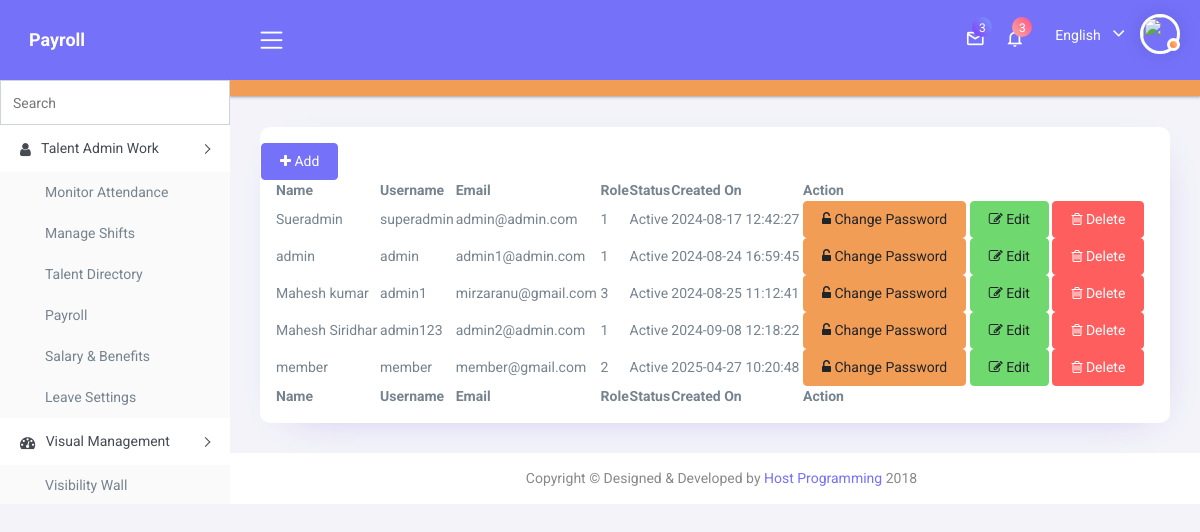
The app's page /modules/users/module_permission.php (signed in) with its own data.
### tables this page shows
CREATE TABLE `modules` (
  `id` int(11) NOT NULL,
  `menu` varchar(255) NOT NULL,
  `module` varchar(255) NOT NULL,
  `label` varchar(255) NOT NULL,
  `icon` varchar(255) NOT NULL,
  `sort` int(11) NOT NULL,
  `status` varchar(255) NOT NULL DEFAULT 'Active'
);

### modules/users/module_permission.php (the view, shortened to what this page needs)
<?php
$app_path= $_SERVER['DOCUMENT_ROOT'].'/payroll/';
include($app_path.'includes/top_header.php');
include($app_path.'includes/header.php');
include($app_path.'includes/sidebar.php');
?>
        <div class="content-body">
            <?php include($app_path.'includes/nav_bar.php');?>
            <div class="container-fluid mt-3">
              <div class="card p-3">
              <div class="row">
                <div>
                     <button type="button" class="btn btn-primary"  data-toggle="modal" data-target="#exampleModal"> <i class="fa fa-plus" aria-hidden="true"></i> Add</button>
                </div>
              </div>
       <table id="example" class="display" style="width:100%">
        <thead>
            <tr>
                <th>Name</th>
                <th>Username</th>
                <th>Email</th>
                <th>Role</th>
                <th>Status</th>
                <th>Created On</th>
                <th>Action</th>
            </tr>
        </thead>
        <tbody>
            <?php
              $sql= "select * from admin";
              $run= mysqli_query($conn,$sql);
              while($row=mysqli_fetch_array($run)) {
            ?>
            <tr>
                <td><?php echo $row['name']; ?></td>
                <td><?php echo $row['username']; ?></td>
                <td><?php echo $row['email']; ?></td>
                <td><?php echo $row['role']; ?></td>
                <td><?php echo $row['status']; ?></td>
                <td><?php echo $row['created_at']; ?></td>
                <td>
                <button type="button" class="btn btn-warning" aria-hidden="true" data-toggle="modal" data-target="#passwordModal<?php echo $row['id']; ?>"><i class="fa fa-unlock-alt" aria-hidden="true"></i> Change Password</button>
                    <button type="button" class="btn btn-success" aria-hidden="true" data-toggle="modal" data-target="#editModal<?php echo $row['id']; ?>"><i class="fa fa-pencil-square-o" ></i> Edit</button>
                    <button class="btn btn-danger deletebutton" data-id="<?php echo $row['id']; ?>"><i class="fa fa-trash-o" aria-hidden="true"></i> Delete</button>
                </td>
            </tr>
        <?php } ?>
        </tbody>
        <tfoot>
            <tr>
                <th>Name</th>
                <th>Username</th>
                <th>Email</th>
                <th>Role</th>
                <th>Status</th>
                <th>Created On</th>
                 <th>Action</th>
            </tr>
        </tfoot>
    </table>
              </div>
            </div>
        </div>
<?php
include($app_path.'includes/footer.php');
?>

### includes/sidebar.php (shortened to what this page needs)
<?php
  try{
       $username = $_SESSION['username'];
       $userQuery= mysqli_query($conn,"select role from admin where username='$username'");
       $userData= mysqli_fetch_assoc($userQuery);
       $role= $userData['role'];
    if ( $role!="1"){
             $roleQuery= mysqli_query($conn,"select module_id from roles where id='$role'");
              if(!$roleQuery){
                 throw new Exception("Failed to fetch role:". mysqli_error($conn));
               }
                $roleData= mysqli_fetch_assoc($roleQuery);
                $allowedModule= json_decode($roleData['module_id']??'[]',true);
              if(!is_array($allowedModule)){
                 throw new Exception("Invalid module_id format:");
               }
               $allowedIds =implode(",", array_map('intval', $allowedModule));
                if(empty($allowedIds)){
                 throw new Exception("No role assigned to this role");
               }
              $query= mysqli_query($conn,"select * from modules where id in($allowedIds) ORDER by sort ");
      }else{
        $query= mysqli_query($conn,"select * from modules ORDER by sort ");
      }
       $modules=[];
       while($row=mysqli_fetch_assoc($query)) {
        $modules[$row['menu']][]=$row;
       }
    $currentSegment= basename(trim($_SERVER['REQUEST_URI'],'/'));
?>
        <div class="nk-sidebar">
            <div class="nk-nav-scroll">
                <div class="">
                 <form action="#">
                     <input type="text" class="form-control" placeholder="Search">
                  </form>
                </div>
                <ul class="metismenu" id="menu">
                    <?php
                    foreach($modules as $key =>$value){
                        $isActive= false;
                    ?>
                    <li>
                        <a class="has-arrow" href="javascript:void()" aria-expanded="<?php echo $isActive? 'true':'false'?>">
                            <i class="fa <?php echo $value[0]['icon'];?>" aria-hidden="true"></i> <span class="nav-text"><?php echo $key; ?></span>
                        </a>
                        <?php  for($i=0 ; $i< count($value); $i++){ ?>
                        <ul aria-expanded="true" class="<?php echo $isActive? 'collaspe in':''?>">
                            <li>
                                <a class="<?php echo ($value[$i]['module']==$currentSegment)? 'active':''?>" href="<?php echo $base_url;?>modules/<?php echo $value[$i]['module'];?>" onclick="storeModule('<?php echo $value[$i]['module']; ?>')"
                                    ><?php echo $value[$i]['label'];?></a>
                            </li>
                        </ul>
                         <?php }?>
                    </li>
                    <?php } ?>
                </ul>
            </div>
        </div>
<?php
}catch(Exception $e){
    echo $e->getMessage();
}
?>

### records on screen
modules: key "Talent Admin Work", label "Monitor Attendance"
modules: label "Manage Shifts"
modules: label "Talent Directory"
modules: label "Payroll"
modules: label "Salary & Benefits"
modules: label "Leave Settings"
modules: key "Visual Management", label "Visibility Wall"

### other values on screen
$row['name'] "Sueradmin"
$row['username'] "superadmin"
$row['email'] "admin@admin.com"
$row['role'] "1"
$row['status'] "Active"
$row['created_at'] "2024-08-17 12:42:27"
$row['name'] "admin"
$row['username'] "admin"
$row['email'] "admin1@admin.com"
$row['created_at'] "2024-08-24 16:59:45"
$row['name'] "Mahesh kumar"
$row['username'] "admin1"
$row['email'] "mirzaranu@gmail.com"
$row['role'] "3"
$row['created_at'] "2024-08-25 11:12:41"
